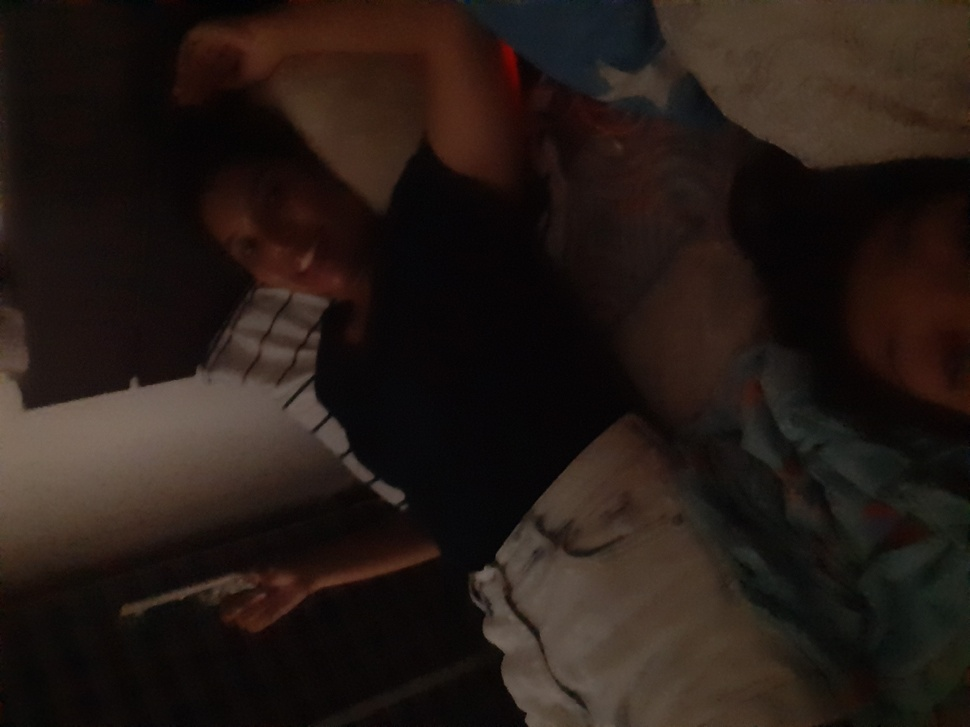
%> input picture Digital image formation and enhancement/4/d.jpg, 970 x 727 px, shrunk from 3296 x 2472 before the run
$ octave Act14.m   (GNU Octave 9; MATLAB toolbox functions it lacks are replaced by stand-ins)
%> lines starting %> are read from the running program, lines starting %| are printed output that depends on the picture
dark_im = imread("C:\Users\Faye\Documents\B1\1.4\d.JPG");
%> dark_im is the input picture: size 727x970x3 uint8; mean R, G, B 36.7, 26.6, 21.7
dark = imrotate(dark_im, -90);
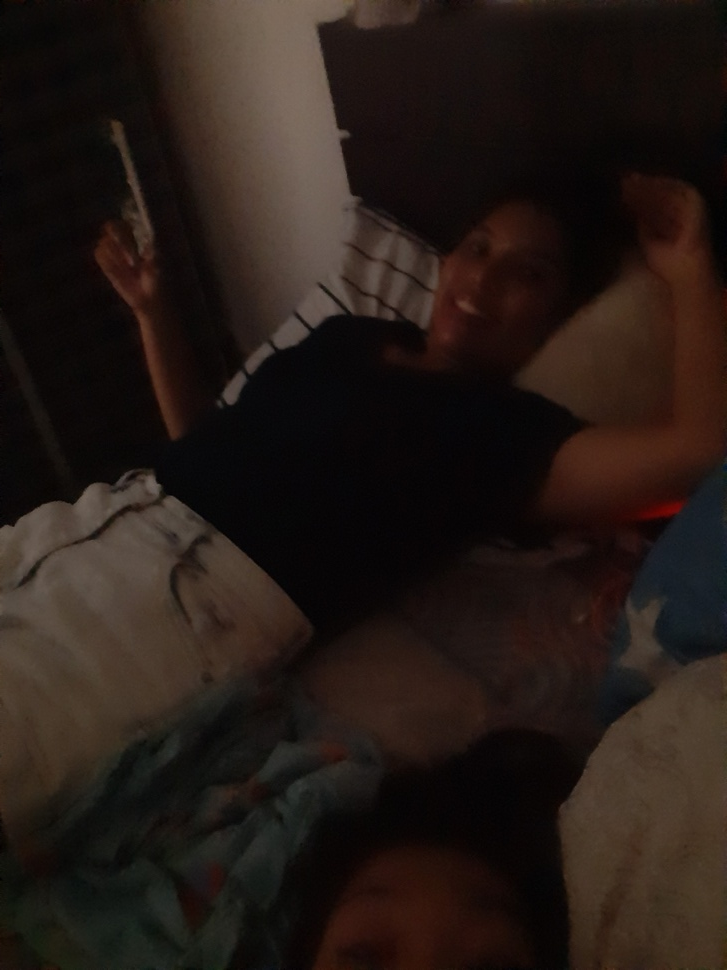
%> dark: size 970x727x3 uint8; mean R, G, B 36.7, 26.6, 21.7; mean of the top-left, top-right, bottom-left and bottom-right quarters 31.6, 20.9, 33.6, 27.3
Igray = rgb2gray(dark);
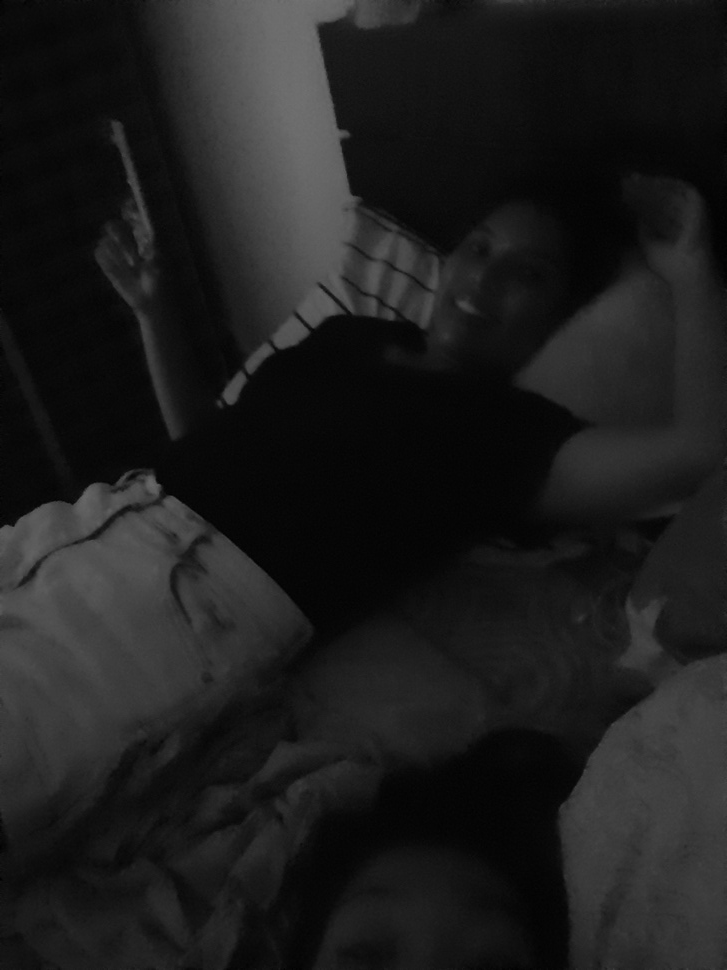
%> Igray: size 970x727 uint8; min 0, max 114, mean 29.1


PDF = hist(Igray(:), [0:255])/numel(Igray);
%> PDF = 256 values, max 0.0486 at index 7, min 0 at index 116, mean 0.00391
CDF = cumsum(PDF);
%> CDF = 256 values from 5.67e-06 to 1

%plotting
subplot(3,5,1);imshow(Igray);
subplot(3,5,6);bar(PDF,'b');
subplot(3,5,11);plot(CDF,'b');

%linear CDF
x = [0:255];
desiredlinearCDF = (1/255) * x;
linearGS = interp1(desiredlinearCDF, x, CDF(Igray(:)+1));
linearIgray = reshape(linearGS, size(Igray));
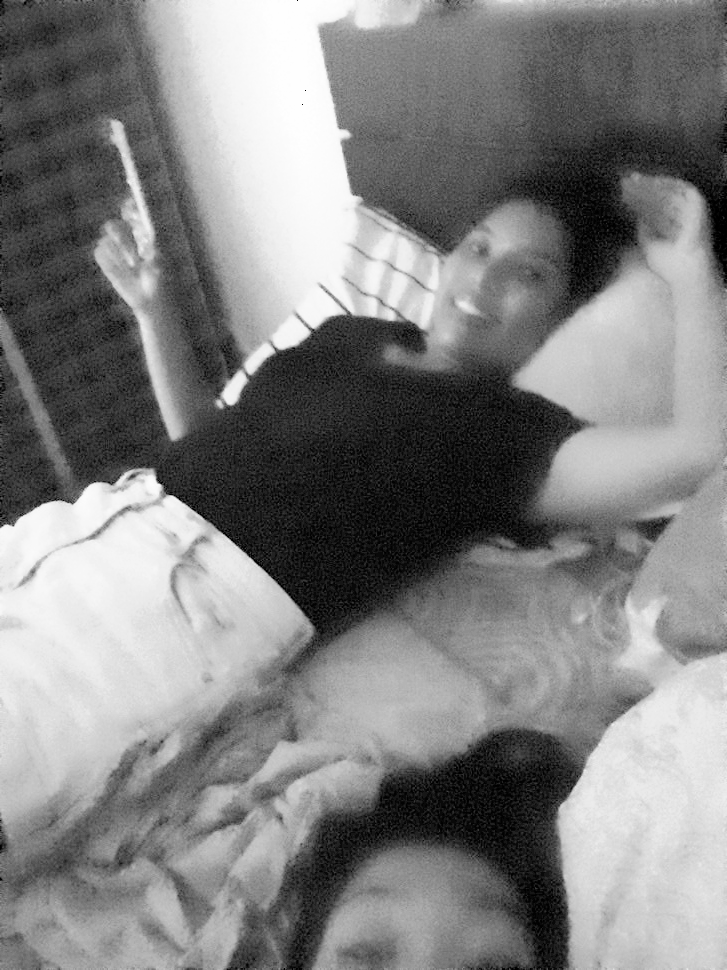
%> linearIgray: size 970x727 double; 0% of the values are NaN or infinite; the others: min 0.00145, max 255, mean 130.2; drawn with min black, max white, NaN and infinite black
linearPDF = hist(linearIgray(:), [0:255])/numel(linearIgray);
%> linearPDF = 256 values, max 0.0486 at index 23, min 0 at index 2, mean 0.00391
linearCDF = cumsum(linearPDF);
%> linearCDF = 256 values from 0.00148 to 1

%plotting
subplot(3,5,2); imshow(uint8(linearIgray));

subplot(3,5,7);bar(PDF,'b');hold on
bar(linearPDF,'r');
legend({'Original','Histogram Manipulated'})

subplot(3,5,12);plot(CDF,'b');
hold on
plot(desiredlinearCDF,'g');
plot(linearCDF,'r');

%quadratic CDF
desiredquadCDF = x.^2/(255.0^2);
quadGS = interp1(desiredquadCDF, x, CDF(Igray(:)+1));
quadIgray = reshape(quadGS, size(Igray));
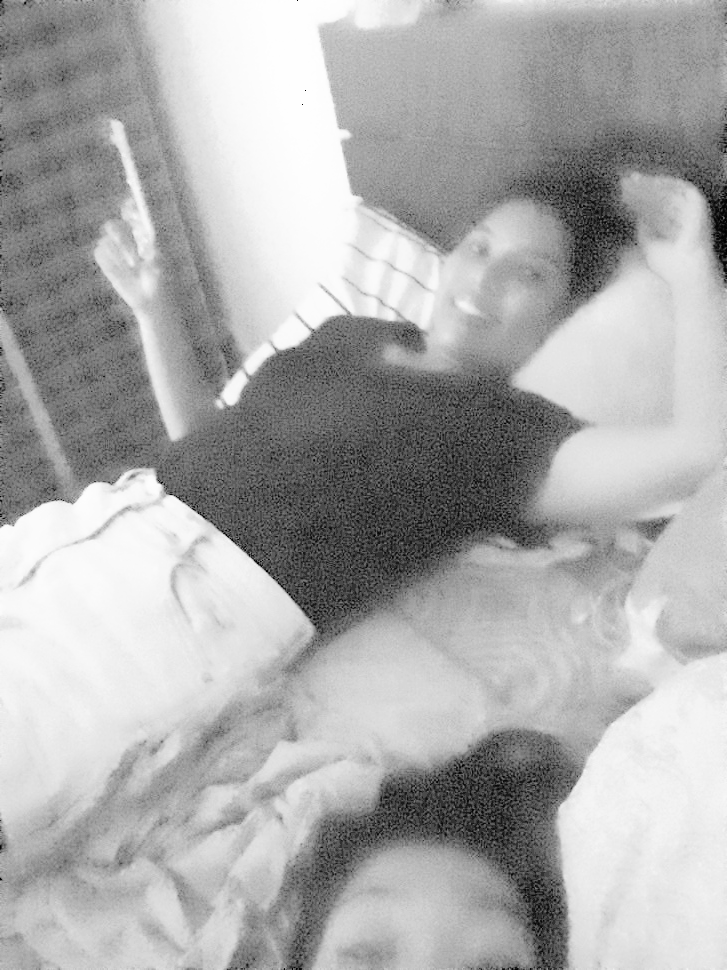
%> quadIgray: size 970x727 double; 0% of the values are NaN or infinite; the others: min 0.369, max 255, mean 173.1; drawn with min black, max white, NaN and infinite black
quadPDF = hist(quadIgray(:), [0:255])/numel(quadIgray);
%> quadPDF = 256 values, max 0.0486 at index 76, min 0 at index 2, mean 0.00391
quadCDF = cumsum(quadPDF);
%> quadCDF = 256 values from 5.67e-06 to 1

%plotting
subplot(3,5,3); imshow(uint8(quadIgray));

subplot(3,5,8);bar(PDF,'b');hold on
bar(quadPDF,'r');

subplot(3,5,13);plot(CDF,'b');
hold on
plot(desiredquadCDF,'g');
plot(quadCDF,'r');

%cubic CDF
desiredcubicCDF = x.^3/(255.0^3);
cubicGS = interp1(desiredcubicCDF, x, CDF(Igray(:)+1));
cubicIgray = reshape(cubicGS, size(Igray));
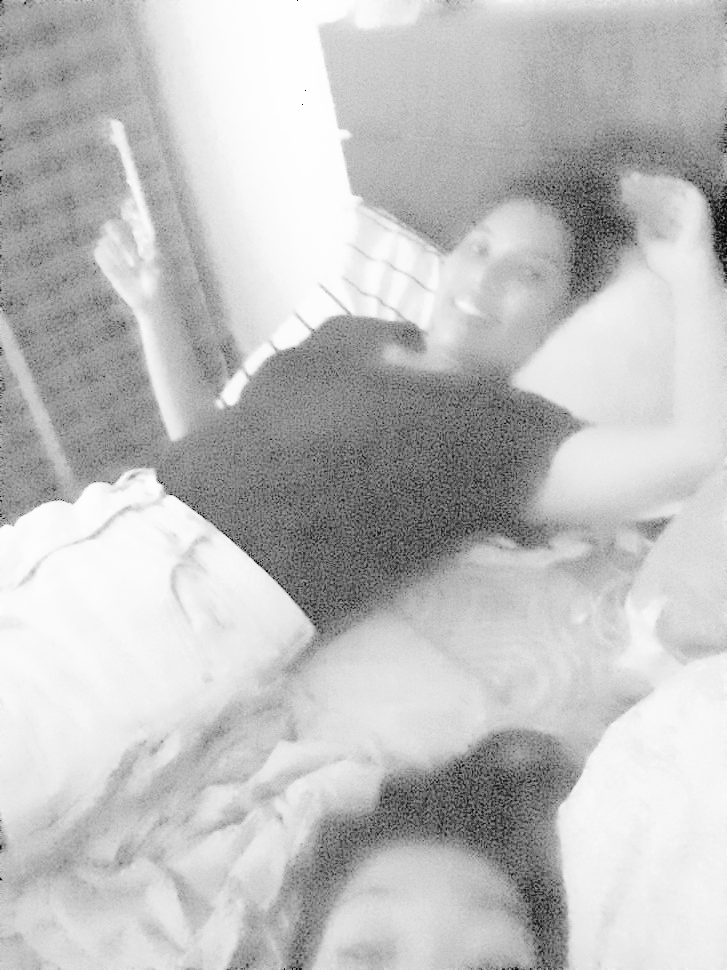
%> cubicIgray: size 970x727 double; 0% of the values are NaN or infinite; the others: min 4.49, max 255, mean 194.1; drawn with min black, max white, NaN and infinite black
subplot(3,5,4); imshow(uint8(cubicIgray));
cubicPDF = hist(cubicIgray(:), [0:255])/numel(cubicIgray);
%> cubicPDF = 256 values, max 0.0486 at index 114, min 0 at index 1, mean 0.00391
cubicCDF = cumsum(cubicPDF);
%> cubicCDF = 256 values from 0 to 1

%plotting
subplot(3,5,9);bar(PDF,'b');hold on
bar(cubicPDF,'r');

subplot(3,5,14);plot(CDF,'b');
hold on
plot(desiredcubicCDF,'g');
plot(cubicCDF,'r');

%sigmoid/erf CDF
range1 = linspace(-3,3,256)
desirederfCDF = 0.5*(erf(range1)+1);
erfGS = interp1(desirederfCDF, x, CDF(Igray(:)+1));
erfIgray = reshape(erfGS, size(Igray));
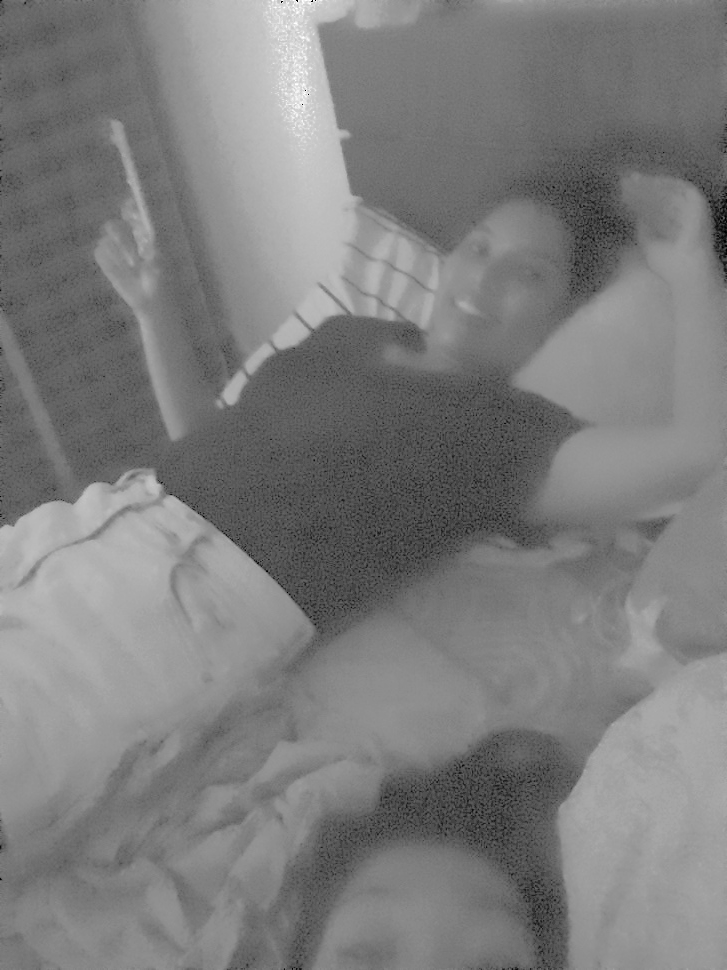
%> erfIgray: size 970x727 double; 0% of the values are NaN or infinite; the others: min 10.51, max 251.5, mean 129; drawn with min black, max white, NaN and infinite black
subplot(3,5,5); imshow(uint8(erfIgray));
erfPDF = hist(erfIgray(:), [0:255])/numel(erfIgray);
%> erfPDF = 256 values, max 0.0486 at index 88, min 0 at index 1, mean 0.00391
erfCDF = cumsum(erfPDF);
%> erfCDF = 256 values from 0 to 1

%plotting
subplot(3,5,10);bar(PDF,'b');hold on
bar(erfPDF,'r');
subplot(3,5,15);plot(CDF,'b');
hold on
plot(desirederfCDF,'g');
plot(erfCDF,'r');
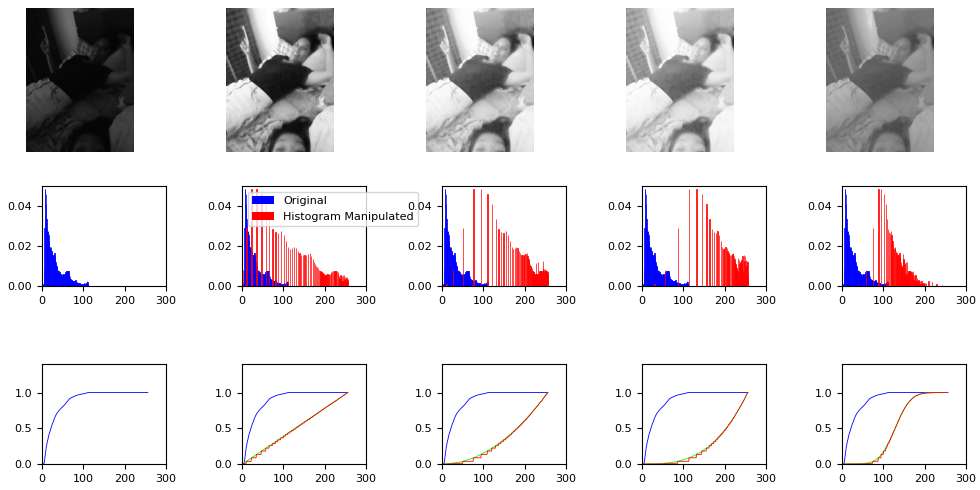
%> figure redrawn from the program's plot data, 15 panels


imwrite(uint8(Igray),"C:\Users\Faye\Documents\B1\1.4\grayscale.JPG");
imwrite(uint8(linearIgray),"C:\Users\Faye\Documents\B1\1.4\linear.JPG");
imwrite(uint8(quadIgray),"C:\Users\Faye\Documents\B1\1.4\quad.JPG");
imwrite(uint8(cubicIgray),"C:\Users\Faye\Documents\B1\1.4\cubic.JPG");
imwrite(uint8(erfIgray),"C:\Users\Faye\Documents\B1\1.4\erf.JPG");
